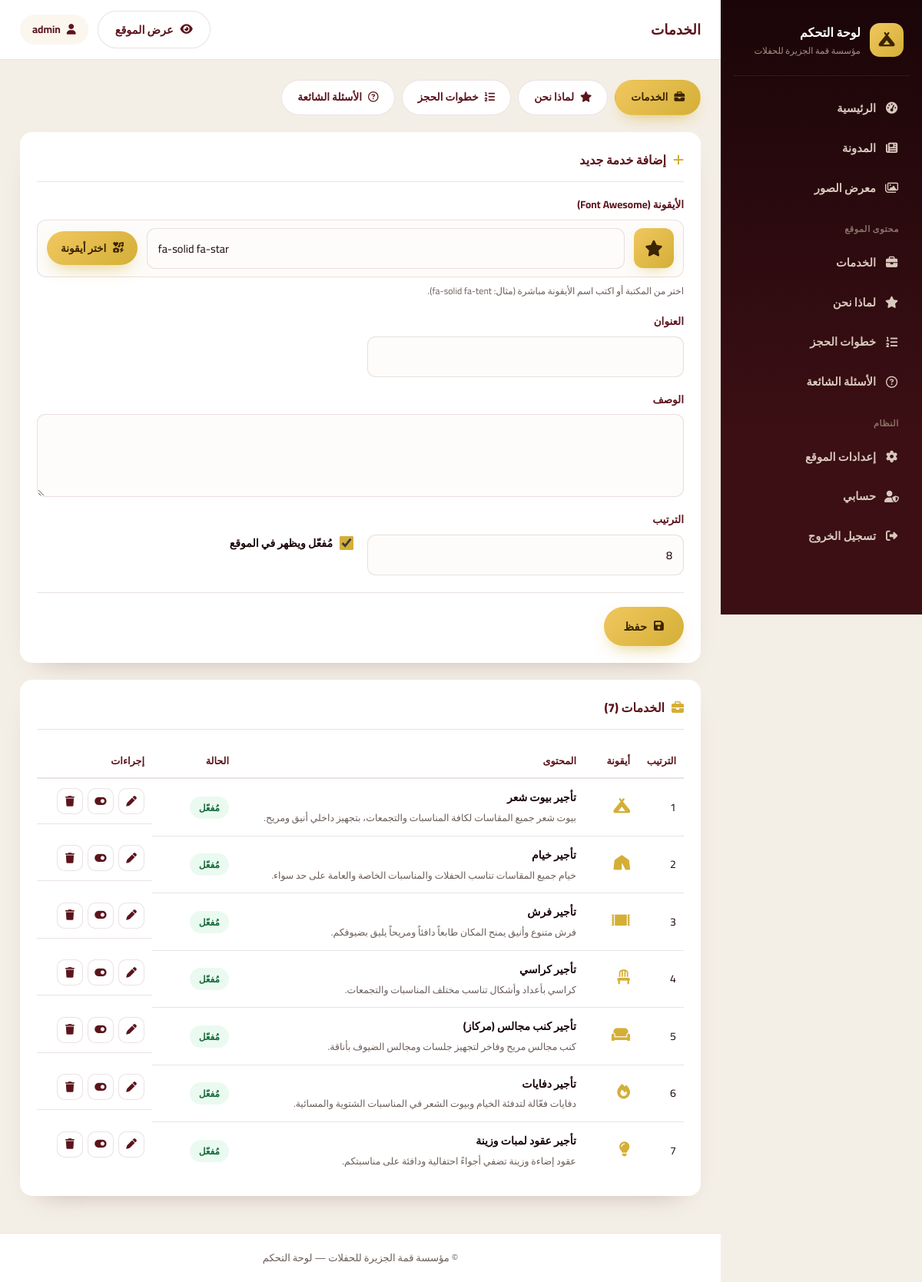
/admin/items.php (signed in), run on the app's committed database.
### tables this page shows
CREATE TABLE IF NOT EXISTS `services` (
  `id` int(11) NOT NULL AUTO_INCREMENT,
  `icon` varchar(100) DEFAULT 'fa-solid fa-star',
  `title` varchar(200) NOT NULL,
  `description` text DEFAULT NULL,
  `sort_order` int(11) DEFAULT 0,
  `is_active` tinyint(1) DEFAULT 1,
  PRIMARY KEY (`id`)
);

### config.php (called while the page is built, shortened)
<?php
function e($v)
{
    return htmlspecialchars((string)$v, ENT_QUOTES, 'UTF-8');
}

### admin/items.php (the view, shortened to what this page needs)
<?php
require_once __DIR__ . '/includes/auth.php';
$TYPES = [
    'services' => [
        'label'  => 'الخدمات',
        'single' => 'خدمة',
        'icon'   => 'fa-solid fa-briefcase',
        'fields' => [
            'icon'        => ['label' => 'الأيقونة (Font Awesome)', 'type' => 'text',     'hint' => 'مثال: fa-solid fa-campground'],
            'title'       => ['label' => 'العنوان',                  'type' => 'text'],
            'description' => ['label' => 'الوصف',                    'type' => 'textarea'],
        ],
    ],
    'features' => [
        'label'  => 'لماذا نحن',
        'single' => 'ميزة',
        'icon'   => 'fa-solid fa-star',
        'fields' => [
            'icon'        => ['label' => 'الأيقونة (Font Awesome)', 'type' => 'text',     'hint' => 'مثال: fa-solid fa-truck-fast'],
            'title'       => ['label' => 'العنوان',                  'type' => 'text'],
            'description' => ['label' => 'الوصف',                    'type' => 'textarea'],
        ],
    ],
    'steps' => [
        'label'  => 'خطوات الحجز',
        'single' => 'خطوة',
        'icon'   => 'fa-solid fa-list-ol',
        'fields' => [
            'title'       => ['label' => 'العنوان', 'type' => 'text'],
            'description' => ['label' => 'الوصف',   'type' => 'textarea'],
        ],
    ],
    'faqs' => [
        'label'  => 'الأسئلة الشائعة',
        'single' => 'سؤال',
        'icon'   => 'fa-regular fa-circle-question',
        'fields' => [
            'question' => ['label' => 'السؤال',  'type' => 'text'],
            'answer'   => ['label' => 'الإجابة', 'type' => 'textarea'],
        ],
    ],
];
$type = $_GET['type'] ?? 'services';
$cfg   = $TYPES[$type];
$table = $type;
$edit = null;
$rows = $pdo->query("SELECT * FROM `$table` ORDER BY sort_order ASC, id ASC")->fetchAll();
include __DIR__ . '/includes/header.php';
?>
<div class="type-tabs">
    <?php foreach ($TYPES as $key => $t): ?>
        <a href="items.php?type=<?= $key ?>" class="<?= $key === $type ? 'active' : '' ?>">
            <i class="<?= e($t['icon']) ?>"></i> <?= e($t['label']) ?>
        </a>
    <?php endforeach; ?>
</div>
<form method="post" class="panel form-panel">
    <div class="panel-head">
        <h2>
            <i class="fa-solid <?= $edit ? 'fa-pen' : 'fa-plus' ?>"></i>
            <?= $edit ? 'تعديل ' . e($cfg['single']) : 'إضافة ' . e($cfg['single']) . ' جديد' ?>
        </h2>
    </div>
    <div class="form-grid">
        <?php foreach ($cfg['fields'] as $field => $meta): ?>
            <?php if ($field === 'icon'): ?>
                <div class="field col-2">
                    <span><?= e($meta['label']) ?></span>
                    <div class="icon-picker" data-icon-picker>
                        <div class="icon-picker-preview">
                            <i class="<?= e($edit[$field] ?? 'fa-solid fa-star') ?>"></i>
                        </div>
                        <input type="text" name="<?= $field ?>" class="icon-input"
                               value="<?= e($edit[$field] ?? 'fa-solid fa-star') ?>">
                        <button type="button" class="btn-gold icon-picker-open">
                            <i class="fa-solid fa-icons"></i> اختر أيقونة
                        </button>
                    </div>
                    <small class="hint">اختر من المكتبة أو اكتب اسم الأيقونة مباشرة (مثال: fa-solid fa-tent).</small>
                </div>
            <?php elseif ($meta['type'] === 'textarea'): ?>
                <label class="field col-2">
                    <span><?= e($meta['label']) ?></span>
                    <textarea name="<?= $field ?>" rows="3"><?= e($edit[$field] ?? '') ?></textarea>
                </label>
            <?php else: ?>
                <label class="field">
                    <span><?= e($meta['label']) ?></span>
                    <input type="text" name="<?= $field ?>" value="<?= e($edit[$field] ?? '') ?>">
                </label>
            <?php endif; ?>
        <?php endforeach; ?>
        <label class="field">
            <span>الترتيب</span>
            <input type="number" name="sort_order" value="<?= (int)($edit['sort_order'] ?? (count($rows) + 1)) ?>">
        </label>
        <label class="field checkbox-field">
            <input type="checkbox" name="is_active" value="1" <?= (!$edit || $edit['is_active']) ? 'checked' : '' ?>>
            <span>مُفعّل ويظهر في الموقع</span>
        </label>
    </div>
    <div class="form-actions">
        <button type="submit" class="btn-gold"><i class="fa-solid fa-floppy-disk"></i> حفظ</button>
    </div>
</form>
<div class="panel">
    <div class="panel-head">
        <h2><i class="<?= e($cfg['icon']) ?>"></i> <?= e($cfg['label']) ?> (<?= count($rows) ?>)</h2>
    </div>
    <?php if ($rows): ?>
    <table class="table">
        <thead>
            <tr>
                <th style="width:60px">الترتيب</th>
                <?php if (isset($cfg['fields']['icon'])): ?><th style="width:70px">أيقونة</th><?php endif; ?>
                <th>المحتوى</th>
                <th style="width:110px">الحالة</th>
                <th style="width:150px">إجراءات</th>
            </tr>
        </thead>
        <tbody>
        <?php foreach ($rows as $r): ?>
            <tr>
                <td><?= (int)$r['sort_order'] ?></td>
                <?php if (isset($cfg['fields']['icon'])): ?>
                    <td><i class="<?= e($r['icon']) ?>" style="font-size:1.2rem;color:#d4af37"></i></td>
                <?php endif; ?>
                <td>
                    <strong>
                        <?= e($r['title'] ?? $r['question'] ?? '') ?>
                    </strong>
                    <div class="sub"><?= e(mb_substr($r['description'] ?? $r['answer'] ?? '', 0, 80)) ?></div>
                </td>
                <td>
                    <span class="badge <?= $r['is_active'] ? 'badge-on' : 'badge-off' ?>">
                        <?= $r['is_active'] ? 'مُفعّل' : 'مُخفي' ?>
                    </span>
                </td>
                <td class="actions">
                    <a class="icon-btn" href="items.php?type=<?= $type ?>&edit=<?= (int)$r['id'] ?>" title="تعديل">
                        <i class="fa-solid fa-pen"></i>
                    </a>
                    <form method="post" style="display:inline">
                        <button class="icon-btn" title="إظهار / إخفاء"><i class="fa-solid fa-toggle-on"></i></button>
                    </form>
                    <form method="post" style="display:inline" data-confirm="هل أنت متأكد من الحذف؟">
                        <button class="icon-btn danger" title="حذف"><i class="fa-solid fa-trash"></i></button>
                    </form>
                </td>
            </tr>
        <?php endforeach; ?>
        </tbody>
    </table>
    <?php else: ?>
        <p class="empty">لا توجد عناصر بعد.</p>
    <?php endif; ?>
</div>
<?php include __DIR__ . '/includes/footer.php'; ?>

### admin/css/admin.css (style rules this page uses)
:root { --ink:#1a0508; --maroon-deep:#3b0f14; --maroon:#5c141c; --gold:#d4af37; --gold-bright:#f0c75e; --cream:#fbf6ee; --grey:#6b5f5a; --white:#fff; --whatsapp:#25d366; --border:rgba(92,20,28,.12); --radius:16px; --font:'Cairo','Tahoma',sans-serif; }
* { box-sizing:border-box;margin:0;padding:0 }
body { font-family:var(--font);background:#f4efe6;color:var(--ink); line-height:1.75;-webkit-font-smoothing:antialiased; }
a { color:inherit;text-decoration:none }
.btn-gold { display:inline-flex;align-items:center;gap:9px; background:linear-gradient(135deg,var(--gold-bright),var(--gold)); color:#3b2400;font-weight:800;font-size:.92rem; padding:12px 26px;border-radius:999px;border:0;cursor:pointer;font-family:var(--font); box-shadow:0 10px 24px -10px rgba(212,175,55,.7); transition:transform .15s ease,box-shadow .15s ease; }
.icon-btn { display:inline-flex;align-items:center;justify-content:center; width:34px;height:34px;border-radius:10px;border:1px solid var(--border); background:#fff;color:var(--maroon);cursor:pointer;font-size:.85rem; transition:background .2s,color .2s,border-color .2s; }
.panel { background:#fff;border-radius:var(--radius);padding:22px; box-shadow:0 16px 36px -26px rgba(59,15,20,.4);margin-bottom:22px; }
.panel-head { display:flex;align-items:center;justify-content:space-between;gap:14px; margin-bottom:18px;padding-bottom:14px;border-bottom:1px solid var(--border); }
.panel-head h2 { font-size:1rem;font-weight:800;color:var(--maroon);display:flex;align-items:center;gap:9px }
.panel-head h2 i { color:var(--gold) }
.table { width:100%;border-collapse:collapse;font-size:.88rem }
.table th { text-align:right;font-weight:800;color:var(--maroon);font-size:.8rem; padding:11px 10px;border-bottom:2px solid var(--border);white-space:nowrap; }
.table td { padding:12px 10px;border-bottom:1px solid var(--border);vertical-align:middle }
.table tr:last-child td { border-bottom:0 }
.table .sub { font-size:.78rem;color:var(--grey);margin-top:3px }
.actions { display:flex;gap:6px;align-items:center;flex-wrap:wrap }
.badge { display:inline-block;padding:4px 12px;border-radius:999px; font-size:.75rem;font-weight:800;white-space:nowrap; }
.badge-on { background:#eafaf0;color:#186b3c }
.form-grid { display:grid;grid-template-columns:repeat(2,1fr);gap:18px }
.col-2 { grid-column:span 2 }
.field { display:flex;flex-direction:column;gap:7px }
.field > span { font-size:.85rem;font-weight:700;color:var(--maroon) }
.field input[type=text], .field input[type=password], .field input[type=number], .field input[type=file], .field select, .field textarea { width:100%;padding:12px 14px;border-radius:11px; border:1.5px solid var(--border);background:#fdfcfa; font-family:var(--font);font-size:.9rem;color:var(--ink); transition:border-color .2s,box-shadow .2s; }
.field textarea { resize:vertical;line-height:1.9 }
.hint { font-size:.75rem;color:var(--grey) }
.checkbox-field { flex-direction:row;align-items:center;gap:9px }
.checkbox-field input { width:18px;height:18px;accent-color:var(--gold) }
.checkbox-field span { font-weight:600;font-size:.88rem;color:var(--ink) }
.form-actions { display:flex;gap:12px;flex-wrap:wrap;margin-top:22px;padding-top:18px;border-top:1px solid var(--border) }
.type-tabs { display:flex;gap:9px;flex-wrap:wrap;margin-bottom:22px }
.type-tabs a { display:inline-flex;align-items:center;gap:8px; padding:10px 20px;border-radius:999px;background:#fff; border:1.5px solid var(--border);font-size:.85rem;font-weight:700;color:var(--maroon); transition:all .2s ease; }
.type-tabs a.active { background:linear-gradient(135deg,var(--gold-bright),var(--gold)); color:#3b2400;border-color:transparent; box-shadow:0 10px 22px -12px rgba(212,175,55,.9); }
.icon-picker { display:flex;align-items:center;gap:12px;flex-wrap:wrap; background:#fdfcfa;border:1.5px solid var(--border); padding:10px 12px;border-radius:12px; }
.icon-picker-preview { width:52px;height:52px;border-radius:12px;flex-shrink:0; background:linear-gradient(135deg,var(--gold-bright),var(--gold)); display:flex;align-items:center;justify-content:center; color:#3b2400;font-size:1.3rem; box-shadow:0 8px 20px -10px rgba(212,175,55,.7); }
.icon-picker .icon-input { flex:1;min-width:140px;padding:10px 12px;border-radius:10px; border:1.5px solid var(--border);font-family:'Courier New',monospace; direction:ltr;text-align:left;font-size:.85rem;background:#fff; }
.icon-picker-open { padding:9px 18px;font-size:.85rem; }

### data on the page
services: sort_order "1", title "تأجير بيوت شعر", description "بيوت شعر جميع المقاسات لكافة المناسبات والتجمعات، بتجهيز داخلي أنيق ومريح.", is_active "مُفعّل"
services: sort_order "2", title "تأجير خيام", description "خيام جميع المقاسات تناسب الحفلات والمناسبات الخاصة والعامة على حد سواء.", is_active "مُفعّل"
services: sort_order "3", title "تأجير فرش", description "فرش متنوع وأنيق يمنح المكان طابعاً دافئاً ومريحاً يليق بضيوفكم.", is_active "مُفعّل"
services: sort_order "4", title "تأجير كراسي", description "كراسي بأعداد وأشكال تناسب مختلف المناسبات والتجمعات.", is_active "مُفعّل"
services: sort_order "5", title "تأجير كنب مجالس (مركاز)", description "كنب مجالس مريح وفاخر لتجهيز جلسات ومجالس الضيوف بأناقة.", is_active "مُفعّل"
services: sort_order "6", title "تأجير دفايات", description "دفايات فعّالة لتدفئة الخيام وبيوت الشعر في المناسبات الشتوية والمسائية.", is_active "مُفعّل"
services: sort_order "7", title "تأجير عقود لمبات وزينة", description "عقود إضاءة وزينة تضفي أجواءً احتفالية ودافئة على مناسبتكم.", is_active "مُفعّل"

### other printed values
setting('site_name') "مؤسسة قمة الجزيرة للحفلات"
$page_title "الخدمات"
$_SESSION['admin_username'] "admin"
$t['label'] "الخدمات"
$t['label'] "لماذا نحن"
$t['label'] "خطوات الحجز"
$t['label'] "الأسئلة الشائعة"
$cfg['single'] "خدمة"
$meta['label'] "الأيقونة (Font Awesome)"
$meta['label'] "العنوان"
$meta['label'] "الوصف"
$cfg['label'] "الخدمات"
count($rows) "7"
setting('copyright') "© مؤسسة قمة الجزيرة للحفلات"
